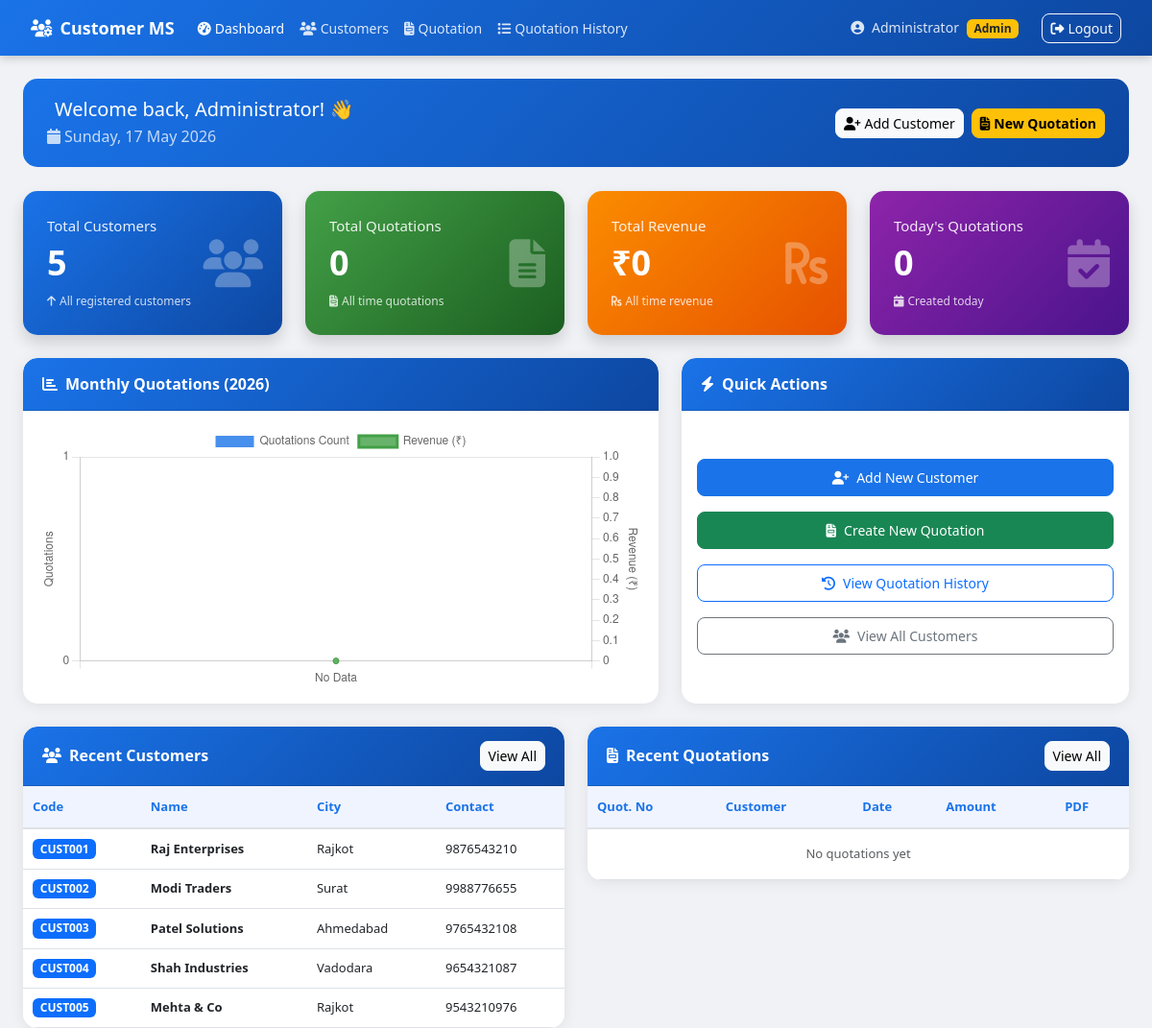
/source_code/dashboard.php (signed in), run on the app's committed database.
### tables this page shows
CREATE TABLE IF NOT EXISTS customers (
    id              INT AUTO_INCREMENT PRIMARY KEY,
    customer_code   VARCHAR(50) NOT NULL UNIQUE,
    name            VARCHAR(100) NOT NULL,
    addr1           VARCHAR(200),
    addr2           VARCHAR(200),
    city            VARCHAR(100),
    pincode         VARCHAR(20),
    state           VARCHAR(100),
    country         VARCHAR(100) DEFAULT 'India',
    contact_person  VARCHAR(100),
    contact_number  VARCHAR(20),
    email           VARCHAR(150),
    gstin           VARCHAR(20),
    photo           VARCHAR(255),
    created_at      TIMESTAMP DEFAULT CURRENT_TIMESTAMP
);

### source_code/dashboard.php (the view, shortened to what this page needs)
<?php
include 'includes/db.php';
$total_customers  = mysqli_fetch_row(mysqli_query($conn, "SELECT COUNT(*) FROM customers"))[0];
$total_quotations = mysqli_fetch_row(mysqli_query($conn, "SELECT COUNT(*) FROM quotations"))[0];
$total_revenue    = mysqli_fetch_row(mysqli_query($conn, "SELECT COALESCE(SUM(total_amount),0) FROM quotations"))[0];
$today_quotations = mysqli_fetch_row(mysqli_query($conn, "SELECT COUNT(*) FROM quotations WHERE DATE(created_at)=CURDATE()"))[0];
$recent_customers = mysqli_query($conn, "SELECT * FROM customers ORDER BY created_at DESC LIMIT 5");
$recent_quotations = mysqli_query($conn, "SELECT q.*, c.name as customer_name
                                          FROM quotations q
                                          JOIN customers c ON q.customer_id = c.id
                                          ORDER BY q.created_at DESC LIMIT 5");
$months_labels = [];
$months_count  = [];
$months_total  = [];
?>
<!DOCTYPE html>
<html lang="en">
<head>
    <link href="https://cdn.jsdelivr.net/npm/bootstrap@5.3.0/dist/css/bootstrap.min.css" rel="stylesheet">
    <link href="https://cdnjs.cloudflare.com/ajax/libs/font-awesome/6.4.0/css/all.min.css" rel="stylesheet">
    <link href="css/style.css" rel="stylesheet">
</head>
<body>
<?php include 'includes/navbar.php'; ?>
<div class="container-fluid mt-4 px-4">
    <div class="welcome-bar d-flex justify-content-between align-items-center">
        <div>
            <h5 class="mb-1"><i class="fas fa-hand-wave me-2"></i>Welcome back, <?= htmlspecialchars($_SESSION['name']) ?>! 👋</h5>
            <p class="mb-0 opacity-75"><i class="fas fa-calendar me-1"></i><?= date('l, d F Y') ?></p>
        </div>
        <div class="d-flex gap-2">
            <a href="index.php" class="btn btn-light btn-sm">
                <i class="fas fa-user-plus me-1"></i>Add Customer
            </a>
            <a href="quotation.php" class="btn btn-warning btn-sm fw-bold">
                <i class="fas fa-file-invoice me-1"></i>New Quotation
            </a>
        </div>
    </div>
    <div class="row g-4 mb-4">
        <div class="col-md-3 col-sm-6">
            <div class="stat-card bg-grad-blue shadow">
                <p>Total Customers</p>
                <h3><?= $total_customers ?></h3>
                <small><i class="fas fa-arrow-up me-1"></i>All registered customers</small>
                <div class="icon"><i class="fas fa-users"></i></div>
            </div>
        </div>
        <div class="col-md-3 col-sm-6">
            <div class="stat-card bg-grad-green shadow">
                <p>Total Quotations</p>
                <h3><?= $total_quotations ?></h3>
                <small><i class="fas fa-file-invoice me-1"></i>All time quotations</small>
                <div class="icon"><i class="fas fa-file-alt"></i></div>
            </div>
        </div>
        <div class="col-md-3 col-sm-6">
            <div class="stat-card bg-grad-orange shadow">
                <p>Total Revenue</p>
                <h3>₹<?= number_format($total_revenue, 0) ?></h3>
                <small><i class="fas fa-rupee-sign me-1"></i>All time revenue</small>
                <div class="icon"><i class="fas fa-rupee-sign"></i></div>
            </div>
        </div>
        <div class="col-md-3 col-sm-6">
            <div class="stat-card bg-grad-purple shadow">
                <p>Today's Quotations</p>
                <h3><?= $today_quotations ?></h3>
                <small><i class="fas fa-calendar-day me-1"></i>Created today</small>
                <div class="icon"><i class="fas fa-calendar-check"></i></div>
            </div>
        </div>
    </div>
    <div class="row g-4 mb-4">
        <div class="col-md-7">
            <div class="card section-card h-100">
                <div class="card-header">
                    <i class="fas fa-chart-bar me-2"></i>Monthly Quotations (<?= date('Y') ?>)
                </div>
                <div class="card-body">
                    <canvas id="quotationChart" height="130"></canvas>
                </div>
            </div>
        </div>
        <div class="col-md-5">
            <div class="card section-card h-100">
                <div class="card-header">
                    <i class="fas fa-bolt me-2"></i>Quick Actions
                </div>
                <div class="card-body d-flex flex-column gap-3 justify-content-center">
                    <a href="index.php" class="btn btn-primary btn-lg">
                        <i class="fas fa-user-plus me-2"></i>Add New Customer
                    </a>
                    <a href="quotation.php" class="btn btn-success btn-lg">
                        <i class="fas fa-file-invoice me-2"></i>Create New Quotation
                    </a>
                    <a href="quotation_list.php" class="btn btn-outline-primary btn-lg">
                        <i class="fas fa-history me-2"></i>View Quotation History
                    </a>
                    <a href="index.php" class="btn btn-outline-secondary btn-lg">
                        <i class="fas fa-users me-2"></i>View All Customers
                    </a>
                </div>
            </div>
        </div>
    </div>
    <div class="row g-4">
        <div class="col-md-6">
            <div class="card section-card">
                <div class="card-header d-flex justify-content-between align-items-center">
                    <span><i class="fas fa-users me-2"></i>Recent Customers</span>
                    <a href="index.php" class="btn btn-light btn-sm">View All</a>
                </div>
                <div class="card-body p-0">
                    <table class="table table-hover mb-0">
                        <thead>
                            <tr>
                                <th>Code</th>
                                <th>Name</th>
                                <th>City</th>
                                <th>Contact</th>
                            </tr>
                        </thead>
                        <tbody>
                            <?php while ($c = mysqli_fetch_assoc($recent_customers)): ?>
                            <tr>
                                <td><span class="badge bg-primary"><?= htmlspecialchars($c['customer_code']) ?></span></td>
                                <td class="fw-semibold"><?= htmlspecialchars($c['name']) ?></td>
                                <td><?= htmlspecialchars($c['city']) ?></td>
                                <td><?= htmlspecialchars($c['contact_number']) ?></td>
                            </tr>
                            <?php endwhile; ?>
                        </tbody>
                    </table>
                </div>
            </div>
        </div>
        <div class="col-md-6">
            <div class="card section-card">
                <div class="card-header d-flex justify-content-between align-items-center">
                    <span><i class="fas fa-file-invoice me-2"></i>Recent Quotations</span>
                    <a href="quotation_list.php" class="btn btn-light btn-sm">View All</a>
                </div>
                <div class="card-body p-0">
                    <table class="table table-hover mb-0">
                        <thead>
                            <tr>
                                <th>Quot. No</th>
                                <th>Customer</th>
                                <th>Date</th>
                                <th>Amount</th>
                                <th>PDF</th>
                            </tr>
                        </thead>
                        <tbody>
                            <?php if (mysqli_num_rows($recent_quotations) > 0):
                                while ($q = mysqli_fetch_assoc($recent_quotations)): ?>
                            <tr>
                                <td><span class="badge bg-success">QT-<?= str_pad($q['id'], 5, '0', STR_PAD_LEFT) ?></span></td>
                                <td><?= htmlspecialchars($q['customer_name']) ?></td>
                                <td><?= date('d M Y', strtotime($q['quotation_date'])) ?></td>
                                <td class="fw-bold text-success">₹<?= number_format($q['total_amount'], 2) ?></td>
                                <td>
                                    <a href="pdf_quotation.php?id=<?= $q['id'] ?>" class="btn btn-sm btn-danger" target="_blank">
                                        <i class="fas fa-file-pdf"></i>
                                    </a>
                                </td>
                            </tr>
                            <?php endwhile; else: ?>
                            <tr><td colspan="5" class="text-center text-muted py-3">No quotations yet</td></tr>
                            <?php endif; ?>
                        </tbody>
                    </table>
                </div>
            </div>
        </div>
    </div>
</div>
<script>
// ─── MONTHLY CHART ───
var ctx = document.getElementById('quotationChart').getContext('2d');
new Chart(ctx, {
    type: 'bar',
    data: {
        labels: <?= json_encode($months_labels ?: ['No Data']) ?>,
        datasets: [
            {
                label: 'Quotations Count',
                data: <?= json_encode($months_count ?: [0]) ?>,
                backgroundColor: 'rgba(26, 115, 232, 0.8)',
                borderRadius: 8,
                yAxisID: 'y'
            },
            {
                label: 'Revenue (₹)',
                data: <?= json_encode($months_total ?: [0]) ?>,
                backgroundColor: 'rgba(67, 160, 71, 0.8)',
                borderRadius: 8,
                type: 'line',
                borderColor: '#43a047',
                fill: false,
                tension: 0.4,
                yAxisID: 'y1'
            }
        ]
    },
    options: {
        responsive: true,
        plugins: {
            legend: { position: 'top' }
        },
        scales: {
            y: {
                type: 'linear',
                position: 'left',
                title: { display: true, text: 'Quotations' },
                beginAtZero: true,
                ticks: { stepSize: 1 }
            },
            y1: {
                type: 'linear',
                position: 'right',
                title: { display: true, text: 'Revenue (₹)' },
                beginAtZero: true,
                grid: { drawOnChartArea: false }
            }
        }
    }
});
</script>
</body>
</html>

### source_code/includes/navbar.php (shortened to what this page needs)
<nav class="navbar navbar-dark navbar-expand-lg">
    <div class="container-fluid">
        <a class="navbar-brand fw-bold" href="dashboard.php">
            <i class="fas fa-users-cog me-2"></i>Customer MS
        </a>
        <div class="collapse navbar-collapse" id="navMenu">
            <ul class="navbar-nav me-auto">
                <li class="nav-item">
                    <a class="nav-link <?= basename($_SERVER['PHP_SELF']) == 'dashboard.php' ? 'active' : '' ?>"
                       href="dashboard.php">
                        <i class="fas fa-tachometer-alt me-1"></i>Dashboard
                    </a>
                </li>
                <li class="nav-item">
                    <a class="nav-link <?= basename($_SERVER['PHP_SELF']) == 'index.php' ? 'active' : '' ?>"
                       href="index.php">
                        <i class="fas fa-users me-1"></i>Customers
                    </a>
                </li>
                <li class="nav-item">
                    <a class="nav-link <?= basename($_SERVER['PHP_SELF']) == 'quotation.php' ? 'active' : '' ?>"
                       href="quotation.php">
                        <i class="fas fa-file-invoice me-1"></i>Quotation
                    </a>
                </li>
                <li class="nav-item">
                    <a class="nav-link <?= basename($_SERVER['PHP_SELF']) == 'quotation_list.php' ? 'active' : '' ?>"
                       href="quotation_list.php">
                        <i class="fas fa-list me-1"></i>Quotation History
                    </a>
                </li>
            </ul>
            <ul class="navbar-nav ms-auto align-items-center">
                <li class="nav-item me-3">
                    <span class="nav-link text-warning">
                        <i class="fas fa-user-circle me-1"></i>
                        <?= htmlspecialchars($_SESSION['name']) ?>
                        <span class="badge bg-warning text-dark ms-1"><?= ucfirst($_SESSION['role']) ?></span>
                    </span>
                </li>
                <li class="nav-item">
                    <a class="btn btn-outline-light btn-sm" href="logout.php">
                        <i class="fas fa-sign-out-alt me-1"></i>Logout
                    </a>
                </li>
            </ul>
        </div>
    </div>
</nav>

### source_code/css/style.css (style rules this page uses)
* { box-sizing: border-box; }
body { background: #f0f2f5; font-family: 'Segoe UI', Arial, sans-serif; }
.navbar { background: linear-gradient(135deg, #1a73e8, #0d47a1) !important; box-shadow: 0 2px 10px rgba(0,0,0,0.2); padding: 10px 20px; }
.navbar-brand { font-size: 18px; }
.navbar .nav-link { color: rgba(255,255,255,0.85) !important; font-size: 14px; }
.navbar .nav-link.active, .navbar .nav-link:hover { color: white !important; }
.card { border: none; border-radius: 12px; overflow: hidden; }
.card-header { background: linear-gradient(135deg, #1a73e8, #0d47a1); color: white; padding: 15px 20px; font-size: 16px; }
.btn { border-radius: 8px; font-size: 14px; }
.btn-primary { background: #1a73e8; border-color: #1a73e8; }
.table { font-size: 14px; }
.table thead th { background: #f0f4ff; color: #1a73e8; border-bottom: 2px solid #dee2e6; padding: 12px 10px; font-weight: 600; }
.table tbody td { vertical-align: middle; padding: 10px; }
.badge { font-size: 12px; }

### source_code/dashboard.php (style rules this page uses)
.stat-card { border-radius: 15px; padding: 25px; color: white; position: relative; overflow: hidden; transition: transform 0.3s; border: none; }
.stat-card .icon { font-size: 50px; position: absolute; right: 20px; top: 50%; transform: translateY(-50%); opacity: 0.3; }
.stat-card h3 { font-size: 36px; font-weight: 800; margin: 5px 0; }
.stat-card p { margin: 0; font-size: 15px; opacity: 0.9; }
.stat-card small { font-size: 12px; opacity: 0.8; }
.bg-grad-blue { background: linear-gradient(135deg, #1a73e8, #0d47a1); }
.bg-grad-green { background: linear-gradient(135deg, #43a047, #1b5e20); }
.bg-grad-orange { background: linear-gradient(135deg, #fb8c00, #e65100); }
.bg-grad-purple { background: linear-gradient(135deg, #8e24aa, #4a148c); }
.section-card { border-radius: 15px; border: none; box-shadow: 0 2px 15px rgba(0,0,0,0.08); }
.section-card .card-header { background: linear-gradient(135deg, #1a73e8, #0d47a1); color: white; border-radius: 15px 15px 0 0 !important; padding: 15px 20px; font-weight: 600; }
.welcome-bar { background: linear-gradient(135deg, #1a73e8, #0d47a1); color: white; border-radius: 15px; padding: 20px 25px; margin-bottom: 25px; }
.table th { background: #f8f9fa; font-size: 13px; }
.table td { font-size: 13px; vertical-align: middle; }

### data on the page
customers: customer_code "CUST001", name "Raj Enterprises", city "Rajkot", contact_number "9876543210"
customers: customer_code "CUST002", name "Modi Traders", city "Surat", contact_number "9988776655"
customers: customer_code "CUST003", name "Patel Solutions", city "Ahmedabad", contact_number "9765432108"
customers: customer_code "CUST004", name "Shah Industries", city "Vadodara", contact_number "9654321087"
customers: customer_code "CUST005", name "Mehta & Co", city "Rajkot", contact_number "9543210976"

### other printed values
$_SESSION['name'] "Administrator"
$_SESSION['role'] "Admin"
$total_customers "5"
$total_quotations "0"
$total_revenue "0"
$today_quotations "0"
chart data {{ json_encode($months_labels ?: ['No Data']) }} ["No Data"]
chart data {{ json_encode($months_count ?: [0]) }} [0]
chart data {{ json_encode($months_total ?: [0]) }} [0]
